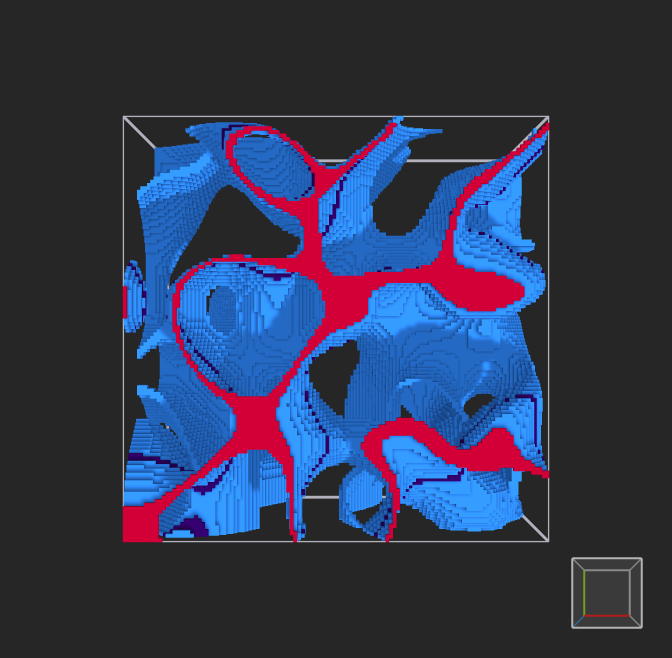
#> input picture pink.png, 672 x 658 px, found by its file name
$ python color_extractor.py
#> lines starting #> are read from the running program, lines starting #| are printed output that depends on the picture
from PIL import Image, ImageDraw, ImageOps
import pandas as pd

# img = Image.new('RGB', (rows*img_size, cols*img_size), color = 'red')


im = Image.open("pink.png")
#> im is the input picture: PIL image 672x658 RGBA; mean R, G, B, A 49.3, 55.8, 82.4, 255

# color_blue = (55, 0, 111, 255)
color_blue = (208, 0, 56, 255)

color_range = 5
width = im.width-1
#> width = 671
height = im.height-1
#> height = 657
print(width)
#| 671
print(height)
#| 657
for i in range(width):
    for j in range(height):
        pixel = im.getpixel((i,j))

        inRrange = pixel[0] > color_blue[0]-color_range and pixel[0] < color_blue[0]+color_range
        inGrange = pixel[1] < color_blue[1]+color_range
        inBrange = pixel[2] > color_blue[2]-color_range and pixel[2] < color_blue[3]+color_range

        if not (inRrange and inGrange and inBrange):
            im.putpixel((i,j),(255,255,255,255))
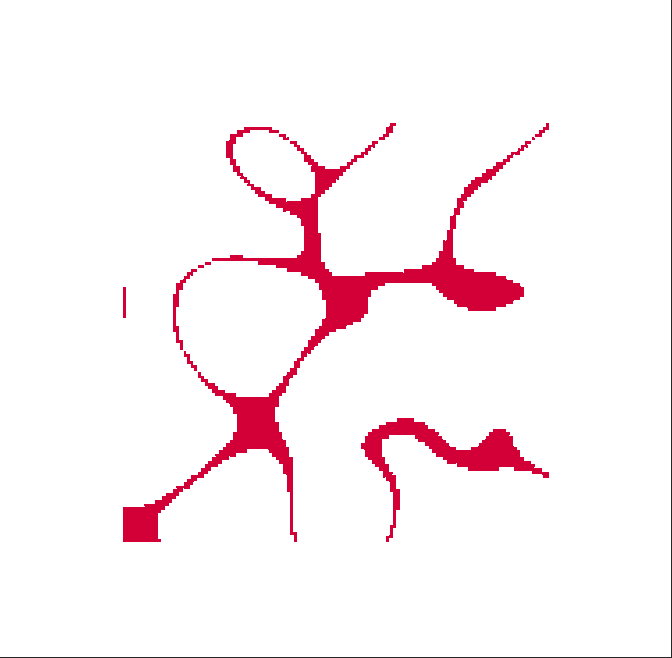
#> im: PIL image 672x658 RGBA; mean R, G, B, A 252.1, 241.2, 244.1, 255

im.show()
im.save('img_pink.png')
